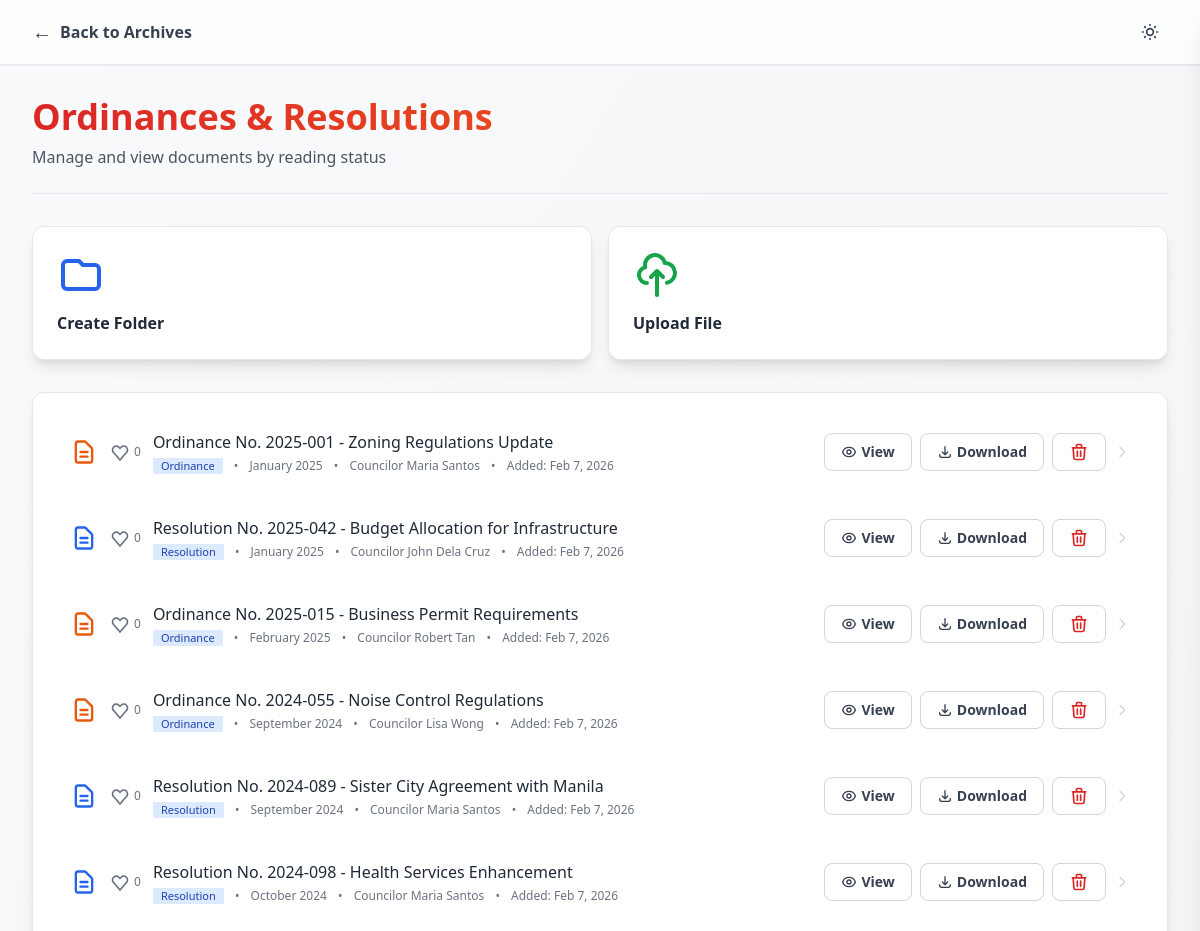
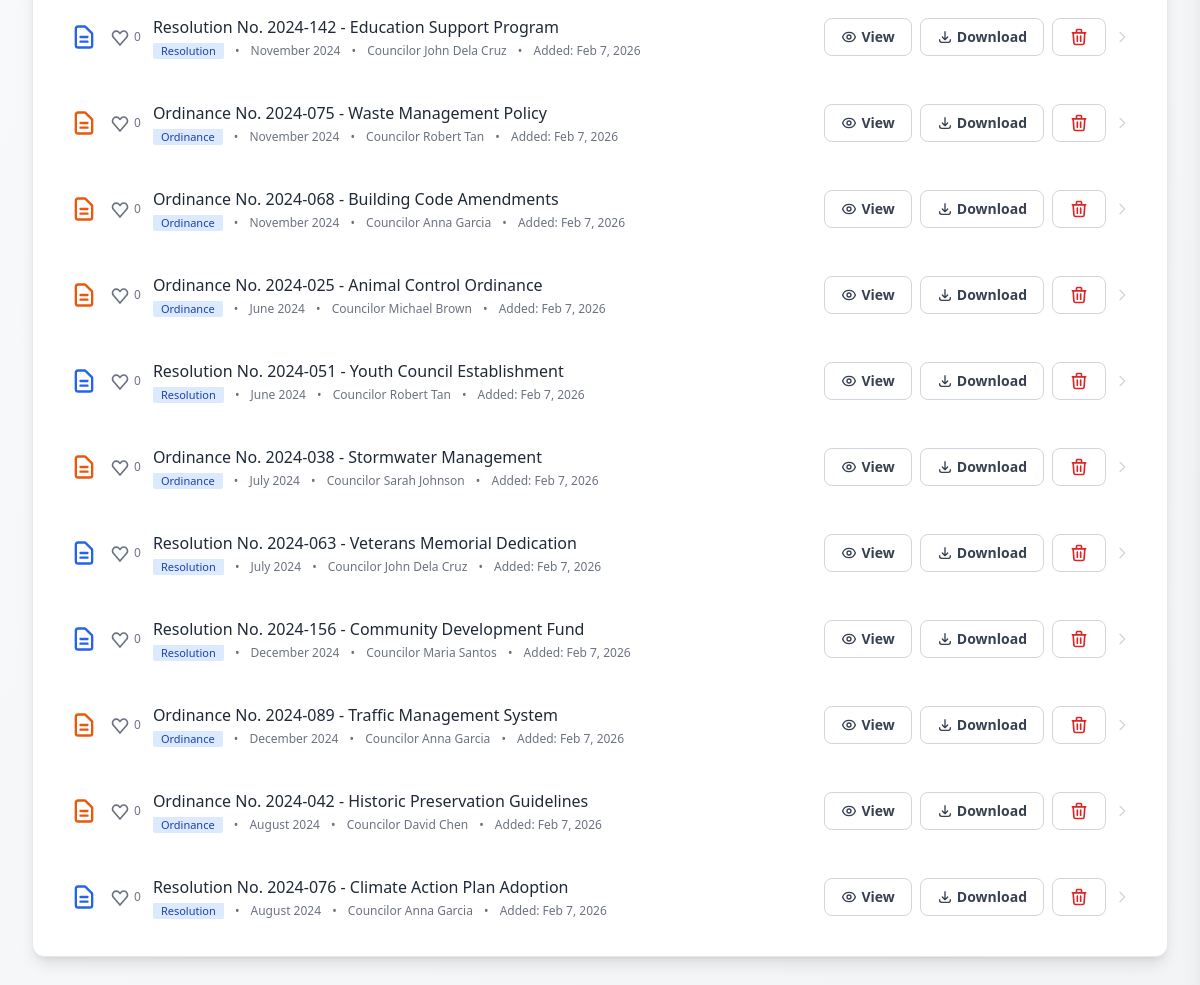
Screenshot of /ordinances-resolution.php with the database file from the repository (2 pictures, top to bottom).
### tables this page shows
CREATE TABLE legislative_records (
    id INT AUTO_INCREMENT PRIMARY KEY,
    title VARCHAR(255) NOT NULL,
    type VARCHAR(50) NOT NULL,
    month VARCHAR(20) NOT NULL,
    year YEAR NOT NULL,
    author VARCHAR(100) NOT NULL,
    file_path VARCHAR(255) NULL,
    created_at TIMESTAMP DEFAULT CURRENT_TIMESTAMP,
    last_accessed TIMESTAMP NULL
);

### ordinances-resolution.php (the view, shortened to what this page needs)
<?php
include 'authdatabase.php';
$sql = "SELECT id, title, type, month, year, author, created_at, last_accessed FROM legislative_records WHERE type IN ('Ordinance', 'Resolution') ORDER BY year DESC, month DESC, created_at DESC";
$result = $conn->query($sql);
$ordinance_resolution_records = [];
if ($result && $result->num_rows > 0) {
    while ($row = $result->fetch_assoc()) {
        $ordinance_resolution_records[] = $row;
    }
}
?>
<!DOCTYPE html>
<html lang="en" class="h-full">
<head>
    <script src="https://cdn.tailwindcss.com"></script>
</head>
<body class="min-h-screen bg-gradient-to-br from-gray-50 to-gray-100 dark:from-slate-900 dark:to-slate-800 text-gray-900 dark:text-gray-100 transition-colors duration-200">
    <header class="sticky top-0 z-50 bg-white/80 dark:bg-slate-900/80 backdrop-blur-lg border-b border-gray-200 dark:border-slate-700 shadow-sm">
        <div class="max-w-7xl mx-auto px-4 sm:px-6 lg:px-8">
            <div class="flex items-center justify-between h-16">
                <div class="flex items-center space-x-4">
                    <a href="archives-landing.php" class="flex items-center space-x-2 text-gray-700 dark:text-gray-300 hover:text-red-600 dark:hover:text-red-400 transition-colors">
                        <span class="text-xl">←</span>
                        <span class="font-semibold">Back to Archives</span>
                    </a>
                </div>
                <div class="flex items-center space-x-3">
                    <button id="themeToggle" class="p-2 rounded-lg hover:bg-gray-100 dark:hover:bg-slate-800 transition-colors" title="Toggle theme">
                    </button>
                </div>
            </div>
        </div>
    </header>
    <main class="max-w-7xl mx-auto px-4 sm:px-6 lg:px-8 py-8">
        <div class="mb-8 pb-6 border-b border-gray-200 dark:border-slate-700">
            <h1 class="text-4xl font-bold bg-gradient-to-r from-red-600 to-orange-500 bg-clip-text text-transparent mb-2">Ordinances & Resolutions</h1>
            <p class="text-gray-600 dark:text-gray-400">Manage and view documents by reading status</p>
        </div>
        <div class="grid grid-cols-1 sm:grid-cols-2 gap-4 mb-8">
            <div onclick="createFolder()" class="bg-white dark:bg-slate-800 rounded-xl shadow-lg border border-gray-200 dark:border-slate-700 p-6 hover:shadow-xl transition-all cursor-pointer group">
                <div class="mb-3 group-hover:scale-110 transition-transform">
                    <svg class="w-12 h-12 text-blue-600 dark:text-blue-400" fill="none" stroke="currentColor" viewBox="0 0 24 24">
                        <path stroke-linecap="round" stroke-linejoin="round" stroke-width="2" d="M3 7v10a2 2 0 002 2h14a2 2 0 002-2V9a2 2 0 00-2-2h-6l-2-2H5a2 2 0 00-2 2z" />
                    </svg>
                </div>
                <div class="font-semibold text-gray-800 dark:text-gray-200">Create Folder</div>
            </div>
            <div onclick="uploadFile()" class="bg-white dark:bg-slate-800 rounded-xl shadow-lg border border-gray-200 dark:border-slate-700 p-6 hover:shadow-xl transition-all cursor-pointer group">
                <div class="mb-3 group-hover:scale-110 transition-transform">
                    <svg class="w-12 h-12 text-green-600 dark:text-green-400" fill="none" stroke="currentColor" viewBox="0 0 24 24">
                        <path stroke-linecap="round" stroke-linejoin="round" stroke-width="2" d="M7 16a4 4 0 01-.88-7.903A5 5 0 1115.9 6L16 6a5 5 0 011 9.9M15 13l-3-3m0 0l-3 3m3-3v12" />
                    </svg>
                </div>
                <div class="font-semibold text-gray-800 dark:text-gray-200">Upload File</div>
            </div>
        </div>
        <div class="bg-white dark:bg-slate-800 rounded-xl shadow-lg border border-gray-200 dark:border-slate-700 p-6">
            <div id="filesList" class="space-y-4">
                <?php if (empty($ordinance_resolution_records)): ?>
                    <div class="text-center py-12">
                        <svg class="w-16 h-16 mx-auto mb-4 text-gray-400 dark:text-gray-600" fill="none" stroke="currentColor" viewBox="0 0 24 24">
                            <path stroke-linecap="round" stroke-linejoin="round" stroke-width="2" d="M9 12h6m-6 4h6m2 5H7a2 2 0 01-2-2V5a2 2 0 012-2h5.586a1 1 0 01.707.293l5.414 5.414a1 1 0 01.293.707V19a2 2 0 01-2 2z" />
                        </svg>
                        <div class="text-xl font-semibold text-gray-800 dark:text-gray-200 mb-2">No Ordinances or Resolutions Found</div>
                        <div class="text-gray-600 dark:text-gray-400">Documents will appear here once uploaded</div>
                    </div>
                <?php else: ?>
                    <?php foreach ($ordinance_resolution_records as $record): ?>
                        <div data-id="<?php echo $record['id']; ?>" class="flex items-center space-x-3 p-3 hover:bg-gray-50 dark:hover:bg-slate-700 transition-colors rounded-md border border-transparent hover:border-gray-100 dark:hover:border-slate-600">
                            <div class="flex-shrink-0">
                                <?php if ($record['type'] === 'Ordinance'): ?>
                                    <svg class="w-7 h-7 text-orange-600 dark:text-orange-400" fill="none" stroke="currentColor" viewBox="0 0 24 24">
                                        <path stroke-linecap="round" stroke-linejoin="round" stroke-width="2" d="M9 12h6m-6 4h6m2 5H7a2 2 0 01-2-2V5a2 2 0 012-2h5.586a1 1 0 01.707.293l5.414 5.414a1 1 0 01.293.707V19a2 2 0 01-2 2z" />
                                    </svg>
                                <?php else: ?>
                                    <svg class="w-7 h-7 text-blue-600 dark:text-blue-400" fill="none" stroke="currentColor" viewBox="0 0 24 24">
                                        <path stroke-linecap="round" stroke-linejoin="round" stroke-width="2" d="M9 12h6m-6 4h6m2 5H7a2 2 0 01-2-2V5a2 2 0 012-2h5.586a1 1 0 01.707.293l5.414 5.414a1 1 0 01.293.707V19a2 2 0 01-2 2z" />
                                    </svg>
                                <?php endif; ?>
                            </div>
                            <button class="likeBtn flex items-center text-sm text-gray-500 dark:text-gray-300 hover:text-red-600 transition-colors" data-id="<?php echo $record['id']; ?>" title="Like">
                                <svg class="w-5 h-5 mr-1" viewBox="0 0 24 24" fill="none" stroke="currentColor">
                                    <path stroke-linecap="round" stroke-linejoin="round" stroke-width="2" d="M4.318 6.318a4.5 4.5 0 016.364 0L12 7.636l1.318-1.318a4.5 4.5 0 116.364 6.364L12 21.682 4.318 12.682a4.5 4.5 0 010-6.364z" />
                                </svg>
                                <span class="likeCount text-xs">0</span>
                            </button>
                            <div class="flex-1 min-w-0">
                                <div class="font-medium text-gray-800 dark:text-gray-200 truncate"><?php echo htmlspecialchars($record['title']); ?></div>
                                <div class="text-xs text-gray-500 dark:text-gray-400 mt-1 truncate">
                                    <span class="px-2 py-0.5 bg-blue-100 dark:bg-blue-900/30 text-blue-800 dark:text-blue-300 rounded text-[11px]"><?php echo htmlspecialchars($record['type']); ?></span>
                                    <span class="mx-2">•</span>
                                    <span><?php echo htmlspecialchars($record['month'] . ' ' . $record['year']); ?></span>
                                    <span class="mx-2">•</span>
                                    <span><?php echo htmlspecialchars($record['author']); ?></span>
                                    <span class="mx-2">•</span>
                                    <span>Added: <?php echo date('M j, Y', strtotime($record['created_at'])); ?></span>
                                </div>
                            </div>
                            <div class="flex items-center space-x-2">
                                <button onclick="openSideViewerServer(<?php echo $record['id']; ?>, '<?php echo addslashes(htmlspecialchars($record['title'])); ?>', '<?php echo addslashes(htmlspecialchars($record['type'])); ?>', '<?php echo addslashes(htmlspecialchars($record['month'])); ?>', '<?php echo addslashes(htmlspecialchars($record['year'])); ?>', '<?php echo addslashes(htmlspecialchars($record['author'])); ?>', '<?php echo addslashes(htmlspecialchars($record['created_at'])); ?>', '<?php echo addslashes(htmlspecialchars($record['last_accessed'] ?? '')); ?>')" class="px-4 py-2 text-sm font-semibold text-gray-700 dark:text-gray-300 bg-white dark:bg-slate-700 border border-gray-300 dark:border-slate-600 rounded-lg hover:bg-gray-50 dark:hover:bg-slate-600 transition-colors flex items-center space-x-1" title="View">
                            <span>View</span>
                                </button>
                                <button onclick="openDownloadPopup(<?php echo $record['id']; ?>, '<?php echo addslashes(htmlspecialchars($record['title'])); ?>', '<?php echo addslashes(htmlspecialchars($record['type'])); ?>', '<?php echo addslashes(htmlspecialchars($record['month'])); ?>', '<?php echo addslashes(htmlspecialchars($record['year'])); ?>', '<?php echo addslashes(htmlspecialchars($record['author'])); ?>')" class="px-4 py-2 text-sm font-semibold text-gray-700 dark:text-gray-300 bg-white dark:bg-slate-700 border border-gray-300 dark:border-slate-600 rounded-lg hover:bg-gray-50 dark:hover:bg-slate-600 transition-colors flex items-center space-x-1" title="Download">
                                    <svg class="w-4 h-4" fill="none" stroke="currentColor" viewBox="0 0 24 24"><path stroke-linecap="round" stroke-linejoin="round" stroke-width="2" d="M4 16v1a3 3 0 003 3h10a3 3 0 003-3v-1m-4-4l-4 4m0 0l-4-4m4 4V4" /></svg>
                            <span>Download</span>
                                </button>
                                <button onclick="openDeleteConfirm(<?php echo $record['id']; ?>, '<?php echo addslashes(htmlspecialchars($record['title'])); ?>')" class="px-4 py-2 text-sm font-semibold text-gray-700 dark:text-gray-300 bg-white dark:bg-slate-700 border border-gray-300 dark:border-slate-600 rounded-lg hover:bg-gray-50 dark:hover:bg-slate-600 transition-colors flex items-center space-x-1" title="Delete">
                                     <svg class="w-5 h-5 text-red-600 dark:text-red-400" fill="none" stroke="currentColor" viewBox="0 0 24 24">
                                <path stroke-linecap="round" stroke-linejoin="round" stroke-width="2" d="M19 7l-.867 12.142A2 2 0 0116.138 21H7.862a2 2 0 01-1.995-1.858L5 7m5 4v6m4-6v6m1-10V4a1 1 0 00-1-1h-4a1 1 0 00-1 1v3M4 7h16" />
                            </svg>
                                </button>
                                <svg class="w-4 h-4 text-gray-300" viewBox="0 0 24 24" fill="none" stroke="currentColor">
                                    <path stroke-linecap="round" stroke-linejoin="round" stroke-width="2" d="M9 5l7 7-7 7" />
                                </svg>
                            </div>
                        </div>
                    <?php endforeach; ?>
                <?php endif; ?>
            </div>
        </div>
    </main>
</body>
</html>

### rows the page displays
legislative_records: title "Ordinance No. 2025-001 - Zoning Regulations Update", type "Ordinance", month+year "January 2025", author "Councilor Maria Santos", created_at "Feb 7, 2026"
legislative_records: title "Resolution No. 2025-042 - Budget Allocation for Infrastructure", type "Resolution", month+year "January 2025", author "Councilor John Dela Cruz", created_at "Feb 7, 2026"
legislative_records: title "Ordinance No. 2025-015 - Business Permit Requirements", type "Ordinance", month+year "February 2025", author "Councilor Robert Tan", created_at "Feb 7, 2026"
legislative_records: title "Ordinance No. 2024-055 - Noise Control Regulations", type "Ordinance", month+year "September 2024", author "Councilor Lisa Wong", created_at "Feb 7, 2026"
legislative_records: title "Resolution No. 2024-089 - Sister City Agreement with Manila", type "Resolution", month+year "September 2024", author "Councilor Maria Santos", created_at "Feb 7, 2026"
legislative_records: title "Resolution No. 2024-098 - Health Services Enhancement", type "Resolution", month+year "October 2024", author "Councilor Maria Santos", created_at "Feb 7, 2026"
legislative_records: title "Resolution No. 2024-142 - Education Support Program", type "Resolution", month+year "November 2024", author "Councilor John Dela Cruz", created_at "Feb 7, 2026"
legislative_records: title "Ordinance No. 2024-075 - Waste Management Policy", type "Ordinance", month+year "November 2024", author "Councilor Robert Tan", created_at "Feb 7, 2026"
legislative_records: title "Ordinance No. 2024-068 - Building Code Amendments", type "Ordinance", month+year "November 2024", author "Councilor Anna Garcia", created_at "Feb 7, 2026"
legislative_records: title "Ordinance No. 2024-025 - Animal Control Ordinance", type "Ordinance", month+year "June 2024", author "Councilor Michael Brown", created_at "Feb 7, 2026"
legislative_records: title "Resolution No. 2024-051 - Youth Council Establishment", type "Resolution", month+year "June 2024", author "Councilor Robert Tan", created_at "Feb 7, 2026"
legislative_records: title "Ordinance No. 2024-038 - Stormwater Management", type "Ordinance", month+year "July 2024", author "Councilor Sarah Johnson", created_at "Feb 7, 2026"
legislative_records: title "Resolution No. 2024-063 - Veterans Memorial Dedication", type "Resolution", month+year "July 2024", author "Councilor John Dela Cruz", created_at "Feb 7, 2026"
legislative_records: title "Resolution No. 2024-156 - Community Development Fund", type "Resolution", month+year "December 2024", author "Councilor Maria Santos", created_at "Feb 7, 2026"
legislative_records: title "Ordinance No. 2024-089 - Traffic Management System", type "Ordinance", month+year "December 2024", author "Councilor Anna Garcia", created_at "Feb 7, 2026"
legislative_records: title "Ordinance No. 2024-042 - Historic Preservation Guidelines", type "Ordinance", month+year "August 2024", author "Councilor David Chen", created_at "Feb 7, 2026"
legislative_records: title "Resolution No. 2024-076 - Climate Action Plan Adoption", type "Resolution", month+year "August 2024", author "Councilor Anna Garcia", created_at "Feb 7, 2026"
